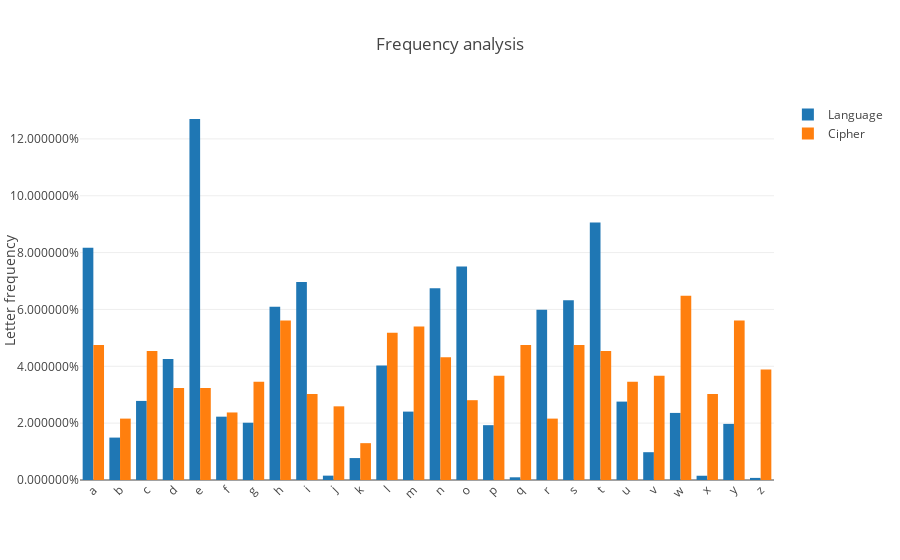

Write notebook code for a chart like this one.
### Code cell
fig = graph_objs.Figure(data=data, layout=layout)

plotly.iplot(fig)

### Figure 1 — Plotly figure (JSON) as saved in the notebook; plotly's stock layout.template omitted (floating-point values rounded to 4 significant figures)
{"data": [{"name": "Language", "type": "bar", "x": ["a", "b", "c", "d", "e", "f", "g", "h", "i", "j", "k", "l", "m", "n", "o", "p", "q", "r", "s", "t", "u", "v", "w", "x", "y", "z"], "y": [0.08167, 0.01492, 0.02782, 0.04253, 0.127, 0.02228, 0.02015, 0.06094, 0.06966, 0.00153, 0.00772, 0.04025, 0.02406, 0.06749, 0.07507, 0.01929, 0.00095, 0.05987, 0.06327, 0.09056, 0.02758, 0.00978, 0.0236, 0.0015, 0.01974, 0.00074]}, {"name": "Cipher", "type": "bar", "x": ["a", "b", "c", "d", "e", "f", "g", "h", "i", "j", "k", "l", "m", "n", "o", "p", "q", "r", "s", "t", "u", "v", "w", "x", "y", "z"], "y": [0.04752, 0.0216, 0.04536, 0.0324, 0.0324, 0.02376, 0.03456, 0.05616, 0.03024, 0.02592, 0.01296, 0.05184, 0.054, 0.0432, 0.02808, 0.03672, 0.04752, 0.0216, 0.04752, 0.04536, 0.03456, 0.03672, 0.06479, 0.03024, 0.05616, 0.03888]}], "layout": {"barmode": "group", "showlegend": true, "title": "Frequency analysis", "xaxis": {"tickangle": -45}, "yaxis": {"tickformat": " %", "title": "Letter frequency"}}}
